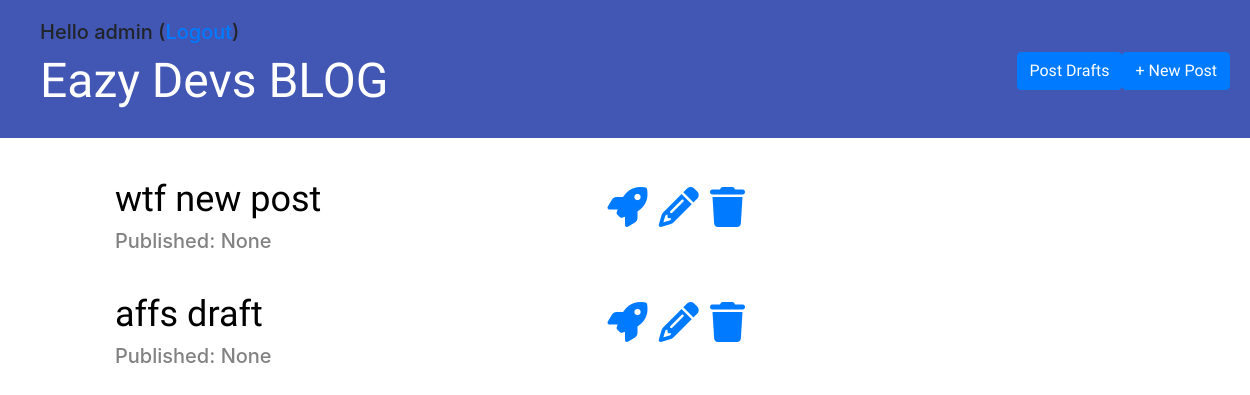
Page /drafts/ (signed in) on the committed database.
### blog/models.py (models this page shows, shortened)
class Post(models.Model):
    author = models.ForeignKey('auth.User', on_delete=models.CASCADE)
    title = models.CharField(max_length=200)
    text = models.TextField()
    created_date = models.DateTimeField(default=timezone.now)
    published_date = models.DateTimeField(blank=True, null=True)

### blog/views.py (the view)
# urls.py: path('drafts/', views.post_drafts, name='post_drafts'),
@login_required
def post_drafts(request):
    posts = Post.objects.filter(published_date__isnull=True).order_by('-created_date')
    stuff_for_frontend = {'posts': posts}
    return render(request, 'blog/post_drafts.html',stuff_for_frontend)

### blog/templatetags/markdownify.py (called while the page is built)
@register.filter
def markdown(value):
    renderer = HighlightRenderer()
    markdown = mistune.Markdown(renderer=renderer)
    return markdown(value)

### blog/templates/blog/post_drafts.html (shortened to what this page needs)
{% extends "blog/base.html" %}
{% load markdownify %}
{% block content %}
  {% for post in posts %}
    <div class="post">
      {% if user.is_authenticated %}
        <span class="crud-icons" style="float: right; font-size: 30pt; margin-right: 100px; ">
          <a href="{% url 'blog:post_publish' pk=post.pk %}"><i class="fas fa-rocket"></i></a>
          <a href="{% url 'blog:post_edit' pk=post.pk %}"><i class="fas fa-pencil-alt"></i></a>
          <a href="{% url 'blog:post_remove' pk=post.pk %}"
          onclick="return confirm('Are you sure to delete POST {{ post.title }} ?')"><i class="fas fa-trash"></i></a>
        </span>
      {% endif %}
      <h2><a href="{% url 'blog:post_detail' pk=post.pk %}">{{ post.title }}</a></h2>
      <div class="date">
        <h5>Published: {{ post.published_date }}</h5>
      </div>
    </div>
  {% endfor %}
{% endblock %}

### blog/templates/blog/base.html (shortened to what this page needs)
{% load staticfiles %}
<!DOCTYPE html>
<html lang="pt">
<head>
	<link rel="stylesheet" href="https://stackpath.bootstrapcdn.com/bootstrap/4.3.1/css/bootstrap.min.css" >
	<link rel="stylesheet" href="{% static '/blog.css'%}">
	<link rel="stylesheet" href="{% static '/zenburn.css'%}">
</head>
<body>
<div class="page-header">
	<div class="top-menu">
		{% if user.is_authenticated %}
			<h5>Hello {{ user.username }} (<a href="{% url 'logout' %}">Logout</a>)</h5>
			<h1><a href="{% url 'blog:post_new' %}" ><button type="button" class="btn btn-primary">+ New Post</button></a></h1>
			<h1><a href="{% url 'blog:post_drafts' %}" ><button type="button" class="btn btn-primary">Post Drafts</button></a></h1>
		{% else %}
			<h1><a href="{% url 'login' %}" ><button type="button" class="btn btn-primary">Login</button></a></h1>
			<h1><a href="{% url 'blog:signup' %}" ><button type="button" class="btn btn-primary">Signup</button></a></h1>
		{% endif %}
	</div>
	<h1><a href="{% url 'blog:post_list' %}">Eazy Devs BLOG</a></h1>
</div>
<div class="content container">
	<div class="row">
		<div class="col-md-8">
      {% block content %}
      {% endblock %}
    </div>
  </div>
</div>
</body>
</html>

### blog/static/blog.css (style rules this page uses)
.page-header { background-color: #4256b4; margin-top: 0; padding: 20px 20px 20px 40px; }
.page-header h1 a { color: #ffffff; font-size: 36pt; text-decoration: none; }
.page-header .btn-primary { float: right; }
.content { margin-left: 100px; }
h1, h2 { font-size: 36px; text-decoration: none; font-family: 'Luckiest Guy', cursive !important; }
.date, .author { color: #828282; }
.post { margin-top: 40px; margin-bottom: 40px; }
.post h2 a { color: #000000; }

### rows in the picture
Post: title "wtf new post", published_date "None"
Post: title "affs draft", published_date "None"

### other values in the picture
{{ user.username }} "admin"
